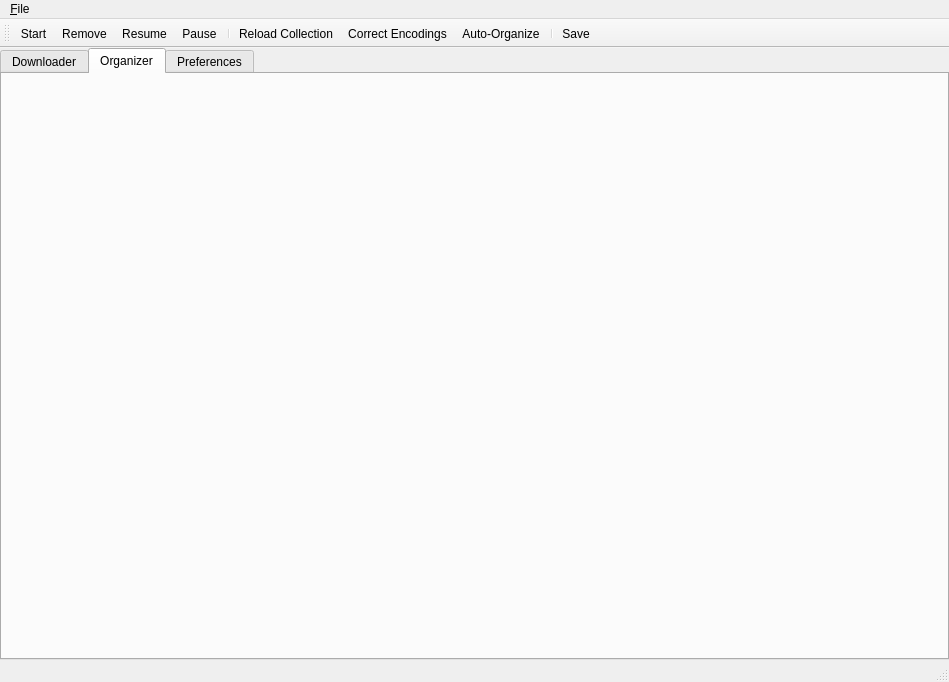
<ui version="4.0" >
 <class>MainWindow</class>
 <widget class="QMainWindow" name="MainWindow" >
  <property name="geometry" >
   <rect>
    <x>0</x>
    <y>0</y>
    <width>949</width>
    <height>682</height>
   </rect>
  </property>
  <property name="windowTitle" >
   <string>MainWindow</string>
  </property>
  <property name="windowIcon" >
   <iconset resource="musorg.qrc" >
    <normaloff>:/icons/icons/filesave.png</normaloff>:/icons/icons/filesave.png</iconset>
  </property>
  <property name="toolButtonStyle" >
   <enum>Qt::ToolButtonIconOnly</enum>
  </property>
  <widget class="QWidget" name="centralwidget" >
   <property name="sizePolicy" >
    <sizepolicy vsizetype="Preferred" hsizetype="Preferred" >
     <horstretch>0</horstretch>
     <verstretch>0</verstretch>
    </sizepolicy>
   </property>
   <layout class="QHBoxLayout" name="horizontalLayout_7" >
    <property name="margin" >
     <number>0</number>
    </property>
    <item>
     <widget class="QTabWidget" name="main_tab" >
      <property name="sizePolicy" >
       <sizepolicy vsizetype="Expanding" hsizetype="Expanding" >
        <horstretch>0</horstretch>
        <verstretch>0</verstretch>
       </sizepolicy>
      </property>
      <property name="contextMenuPolicy" >
       <enum>Qt::DefaultContextMenu</enum>
      </property>
      <property name="layoutDirection" >
       <enum>Qt::LeftToRight</enum>
      </property>
      <property name="tabShape" >
       <enum>QTabWidget::Rounded</enum>
      </property>
      <property name="currentIndex" >
       <number>1</number>
      </property>
      <widget class="QWidget" name="tab_downloader" >
       <property name="sizePolicy" >
        <sizepolicy vsizetype="Preferred" hsizetype="Preferred" >
         <horstretch>0</horstretch>
         <verstretch>0</verstretch>
        </sizepolicy>
       </property>
       <property name="layoutDirection" >
        <enum>Qt::LeftToRight</enum>
       </property>
       <attribute name="title" >
        <string>Downloader</string>
       </attribute>
       <attribute name="icon" >
        <iconset resource="musorg.qrc" >
         <normaloff>:/icons/icons/downloader.png</normaloff>:/icons/icons/downloader.png</iconset>
       </attribute>
       <layout class="QVBoxLayout" name="verticalLayout_2" >
        <property name="margin" >
         <number>0</number>
        </property>
       </layout>
      </widget>
      <widget class="QWidget" name="tab_organizer" >
       <property name="sizePolicy" >
        <sizepolicy vsizetype="Preferred" hsizetype="Preferred" >
         <horstretch>0</horstretch>
         <verstretch>0</verstretch>
        </sizepolicy>
       </property>
       <attribute name="title" >
        <string>Organizer</string>
       </attribute>
       <layout class="QHBoxLayout" name="horizontalLayout_8" >
        <property name="margin" >
         <number>0</number>
        </property>
       </layout>
      </widget>
      <widget class="QWidget" name="tab_pref" >
       <attribute name="title" >
        <string>Preferences</string>
       </attribute>
       <layout class="QVBoxLayout" name="verticalLayout_5" >
        <property name="margin" >
         <number>0</number>
        </property>
       </layout>
      </widget>
     </widget>
    </item>
   </layout>
  </widget>
  <widget class="QMenuBar" name="menubar" >
   <property name="geometry" >
    <rect>
     <x>0</x>
     <y>0</y>
     <width>949</width>
     <height>22</height>
    </rect>
   </property>
   <widget class="QMenu" name="menu_File" >
    <property name="title" >
     <string>&amp;File</string>
    </property>
   </widget>
   <addaction name="menu_File" />
  </widget>
  <widget class="QStatusBar" name="statusbar" />
  <widget class="QToolBar" name="toolBar" >
   <property name="windowTitle" >
    <string>toolBar</string>
   </property>
   <property name="toolButtonStyle" >
    <enum>Qt::ToolButtonTextUnderIcon</enum>
   </property>
   <attribute name="toolBarArea" >
    <enum>TopToolBarArea</enum>
   </attribute>
   <attribute name="toolBarBreak" >
    <bool>false</bool>
   </attribute>
   <addaction name="actionStart_Download" />
   <addaction name="actionRemove_Download" />
   <addaction name="actionResume_Download" />
   <addaction name="actionPause_Download" />
   <addaction name="separator" />
   <addaction name="actionReload_Collection" />
   <addaction name="actionCorrect_Encodings" />
   <addaction name="actionAuto_Organize" />
   <addaction name="separator" />
   <addaction name="actionSave_Preferences" />
  </widget>
  <action name="actionSave_Preferences" >
   <property name="icon" >
    <iconset resource="musorg.qrc" >
     <normaloff>:/icons/icons/filesave.png</normaloff>:/icons/icons/filesave.png</iconset>
   </property>
   <property name="text" >
    <string>Save</string>
   </property>
  </action>
  <action name="actionPause_Download" >
   <property name="icon" >
    <iconset resource="musorg.qrc" >
     <normaloff>:/icons/icons/pause.png</normaloff>:/icons/icons/pause.png</iconset>
   </property>
   <property name="text" >
    <string>Pause</string>
   </property>
  </action>
  <action name="actionResume_Download" >
   <property name="icon" >
    <iconset resource="musorg.qrc" >
     <normaloff>:/icons/icons/player_play.png</normaloff>:/icons/icons/player_play.png</iconset>
   </property>
   <property name="text" >
    <string>Resume</string>
   </property>
  </action>
  <action name="actionStart_Download" >
   <property name="icon" >
    <iconset resource="musorg.qrc" >
     <normaloff>:/icons/icons/down.png</normaloff>:/icons/icons/down.png</iconset>
   </property>
   <property name="text" >
    <string>Start</string>
   </property>
  </action>
  <action name="actionRemove_Download" >
   <property name="icon" >
    <iconset resource="musorg.qrc" >
     <normaloff>:/icons/icons/remove.png</normaloff>:/icons/icons/remove.png</iconset>
   </property>
   <property name="text" >
    <string>Remove</string>
   </property>
  </action>
  <action name="actionCorrect_Encodings" >
   <property name="icon" >
    <iconset resource="musorg.qrc" >
     <normaloff>:/icons/icons/encoding.png</normaloff>:/icons/icons/encoding.png</iconset>
   </property>
   <property name="text" >
    <string>Correct Encodings</string>
   </property>
  </action>
  <action name="actionReload_Collection" >
   <property name="icon" >
    <iconset resource="musorg.qrc" >
     <normaloff>:/icons/icons/reload.png</normaloff>:/icons/icons/reload.png</iconset>
   </property>
   <property name="text" >
    <string>Reload Collection</string>
   </property>
  </action>
  <action name="actionAuto_Organize" >
   <property name="icon" >
    <iconset resource="musorg.qrc" >
     <normaloff>:/icons/icons/organize.png</normaloff>:/icons/icons/organize.png</iconset>
   </property>
   <property name="text" >
    <string>Auto-Organize</string>
   </property>
  </action>
 </widget>
 <resources>
  <include location="musorg.qrc" />
 </resources>
 <connections/>
</ui>
